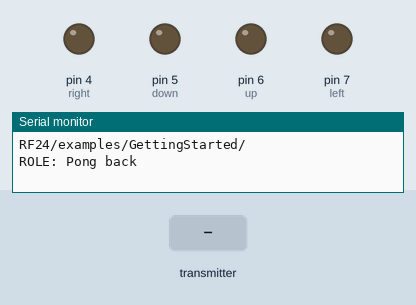
Simulated run of this sketch. Board: Arduino Uno, built with avr-gcc and run on an emulated ATmega328P. Shown: output pins drawn as LEDs (lit = HIGH), the last lines printed to the serial monitor. The test bench sets the inputs (shaded band). No radio packets arrive unless stated.

Above: at 1.2 s.
1.3 s: the transmitter starts sending joystick.0 = 256
At 2.5 s:
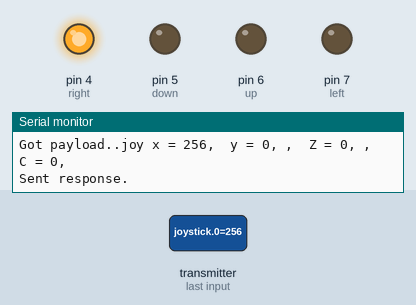
2.8 s: the transmitter starts sending joystick.1 = 256
At 4.0 s:
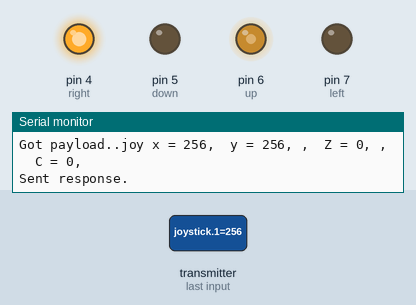
4.3 s: the transmitter starts sending joystick.0 = 0
At 5.0 s:
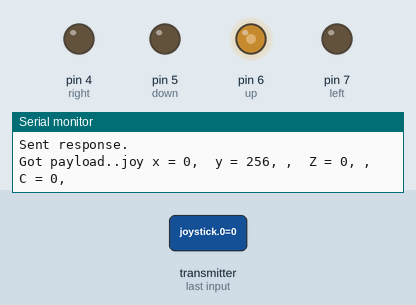
5.8 s: the transmitter starts sending joystick.1 = 1023
At 7.0 s:
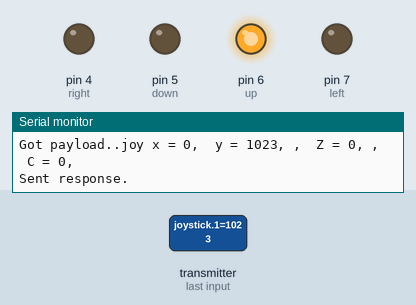
7.3 s: the transmitter starts sending joystick.2 = 0
10.3 s: the transmitter starts sending joystick.0 = 512
At 11.0 s:
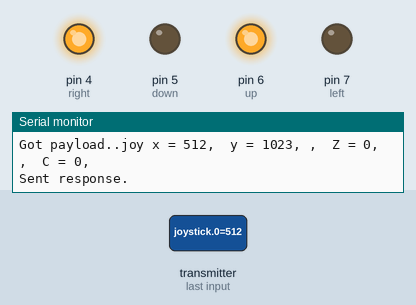
Timing chart, 0 to 12.8 s (numbered marks = the images above; inputs shaded):
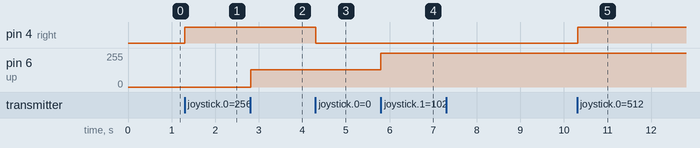

Measured:
- after the input at 1.3 s, pin 4 (right): LOW → HIGH at once
- after the input at 2.8 s, pin 6 (up): 0/255 → 128/255 at once
- after the input at 4.3 s, pin 4 (right): HIGH → LOW at once
- after the input at 5.8 s, pin 6 (up): 128/255 → 253/255 at once
- after the input at 10.3 s, pin 4 (right): LOW → HIGH at once

The sketch:

WiiReceiveT1.ino
```cpp
// (licence header left out)
#include <SPI.h>
#include "nRF24L01.h"
#include "RF24.h"
#include "printf.h"
#include "avr/io.h"
#include "avr/wdt.h"
#include "WiiLancZoom.h"

/*-----( Declare Constants and Pin Numbers )-----*/
#define CE_PIN   9
#define CSN_PIN 10


// Settings for wii pan and tilt
//************************************************************************************************
#define left 7  //Pin 11 controls left pan brown
#define up 6   //Pin 10 controls up tilt red
#define down 5     //Pin 9 controls down tilt orange
#define right 4 //Pin 8 controls right pan yellow
// Set up nRF24L01 radio on SPI bus plus pins 9 & 10

RF24 radio(CE_PIN, CSN_PIN); // Create a Radio

//
// Topology
//

// Radio pipe addresses for the 2 nodes to communicate.
const uint64_t pipes[2] = { 0xF0F0F0F0E1LL, 0xF0F0F0F0D2LL };
int joystick[4];  // 2 element array holding Joystick readings
#define lancPin 2
#define aPin 0
#define bitMicroSeconds 104
byte ledPinState = 1;
int commandCode = 0;
int absx = 0;  // The x-axis variable used to store the absolute value.
int absy = 0;  // The x-axis variable used to store the absolute value.

WiiLancZoom lanc =WiiLancZoom();
//
// Role management
//
// Set up role.  This sketch uses the same software for all the nodes
// in this system.  Doing so greatly simplifies testing.
//

// The various roles supported by this sketch
typedef enum { role_ping_out = 1, role_pong_back } role_e;

// The debug-friendly names of those roles
const char* role_friendly_name[] = { "invalid", "Ping out", "Pong back"};

// The role of the current running sketch
role_e role = role_pong_back;

void setup(void)
{
  //
  // Print preamble
  //
  byte sz=sizeof(joystick);
  Serial.begin(115200); // Opening the serial port
  printf_begin();
  printf("\n\rRF24/examples/GettingStarted/\n\r");
  printf("ROLE: %s\n\r",role_friendly_name[role]);
  wdt_enable(WDTO_2S);
  pinMode(lancPin, INPUT);
  //
  // Setup and configure rf radio
  //

  radio.begin();

  // optionally, increase the delay between retries & # of retries
  radio.setRetries(15,15);

  // optionally, reduce the payload size.  seems to
  // improve reliability
  radio.setPayloadSize(sz);

  //
  // Open pipes to other nodes for communication
  //

  // This simple sketch opens two pipes for these two nodes to communicate
  // back and forth.
  // Open 'our' pipe for writing
  // Open the 'other' pipe for reading, in position #1 (we can have up to 5 pipes open for reading)


    radio.openWritingPipe(pipes[1]);
    radio.openReadingPipe(1,pipes[0]);


  //
  // Start listening
  //

  radio.startListening();

  //
  // Dump the configuration of the rf unit for debugging
  //

  radio.printDetails();
}

void loop(void)
{

  //
  // Pong back role.  Receive each packet, dump it out, and send it back
  //

  if ( role == role_pong_back )
  {
    // if there is data ready
    if ( radio.available() )
    {
      // Dump the payloads until we've gotten everything
      unsigned long got_time;
      bool done = false;
      while (!done)
      {
        // Fetch the payload, and see if this was the last one.
        //done = radio.read( &got_time, sizeof(unsigned long) );
        done = radio.read( joystick, sizeof(joystick) );
        // Spew it
        printf("Got payload..");
        whatsinjoystick(joystick);
        if (joystick[2]==1) {
		zoom(true);
	}else if (joystick[3]==1) {
		zoom(false);
	}
	else  {
		panTilt(joystick[0],joystick[1]);

	}

      }

      // First, stop listening so we can talk
      radio.stopListening();

      // Send the final one back.
      radio.write( &got_time, sizeof(unsigned long) );
      printf("Sent response.\n\r");

      // Now, resume listening so we catch the next packets.
      radio.startListening();
    }
  }
      delay(10);

wdt_reset();
}

/*-----( Declare User-written Functions )-----*/
void panTilt(int varx,int vary){

	// The values used for speed
	absx = varx;
	absx = abs(absx);  // Convert the x-axis value to an absolute value
	absy = vary;
	absy = abs(absy);
	Serial.println();
	// Tilt based on the input from the joystick
	if (vary > 18)
	{

		analogWrite(up, absy * 2.5);
		digitalWrite(down, LOW);
	}

	else if (vary < -18)
	{

		analogWrite(down, absy * 2.5);
		digitalWrite(up, LOW);
	}

	// Stop tilt
	else
	{
		analogWrite(up, LOW);
		analogWrite(down, LOW);
	}

	// Pan based on the input from the joystick
	if (varx > 10)
	{

		analogWrite(right, absx * 2);
		digitalWrite(left, LOW);

	}

	else if (varx < -10)
	{
		analogWrite(left, absx * 2);
		digitalWrite(right, LOW);

	}

	// Stop pan
	else
	{
		analogWrite(right, LOW);
		analogWrite(left, LOW);
	}
}
void zoom(bool zoom){

	if(zoom){
                Serial.print(" , zoom out  ");
		commandCode=20;
	}else {
                Serial.print(" , zoom in  ");
		commandCode=6;
	}
	//commandCode=speeds[map(analogRead(aPin),0,1023,0,17)]; //The analog input returns from 0 to 1023, but our array is from 0 to 17. This converts the values.

	Serial.print(", commandCode= ");
	Serial.println(commandCode);

	if (commandCode == 99) return;  // If the pot is in the middle, send nothing.
	lanc.sendCode(40,commandCode);
	lanc.sendCode(40,commandCode);
	//delay(1000);

}
void whatsinjoystick(int joystick[4]){
       Serial.print("joy x = ");
        Serial.print(joystick[0]);
        Serial.print(",  y = ");
        Serial.print(joystick[1]);
	Serial.print(", ");
        Serial.print(",  Z = ");
        Serial.print(joystick[2]);
	Serial.print(", ");
        Serial.print(",  C = ");
        Serial.print(joystick[3]);
	Serial.print(", ");
}
```

printf.h
```cpp
// (licence header left out)
/**
 * @file printf.h
 *
 * Setup necessary to direct stdout to the Arduino Serial library, which
 * enables 'printf'
 */

#ifndef __PRINTF_H__
#define __PRINTF_H__

#ifdef ARDUINO

int serial_putc( char c, FILE * )
{
  Serial.write( c );

  return c;
}

void printf_begin(void)
{
  fdevopen( &serial_putc, 0 );
}

#else
#error This example is only for use on Arduino.
#endif // ARDUINO

#endif // __PRINTF_H__
```
